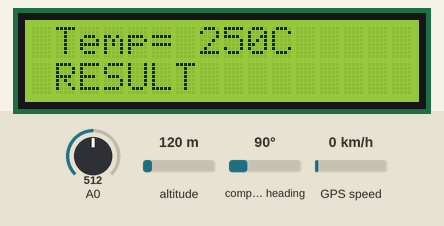
A sketch run on a simulated Arduino Uno, built with avr-gcc and run on an emulated ATmega328P. Parts: 16×2 character LCD. The inputs (shaded band) are chosen by the test bench; at power-on: A0 = 512, altitude 120 m, compass heading 90°, GPS speed 0 km/h. The GPS gets a fix after 3 s at 37.7749, -122.4194 with 8 satellites; what the sketch prints to the serial monitor is not drawn.

Above: at 1.7 s.
1.8 s: A0 set to 716
At 3.3 s:
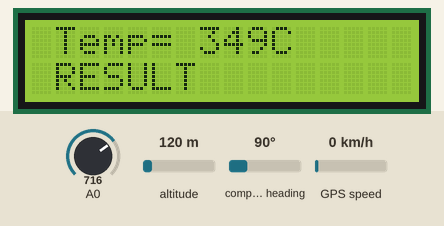
3.6 s: A0 set to 992
At 5.3 s:
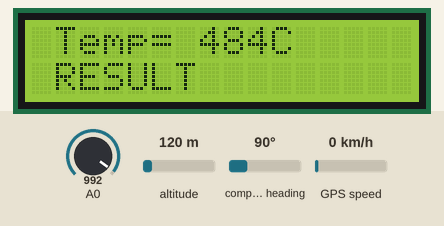
5.6 s: A0 set to 1010
At 7.2 s:
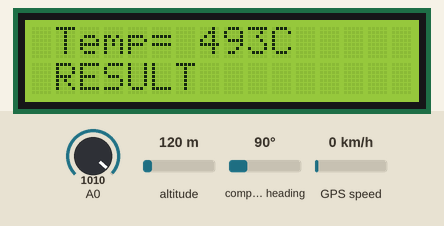
Timing chart, 0 to 8.7 s (numbered marks = the images above; inputs shaded):
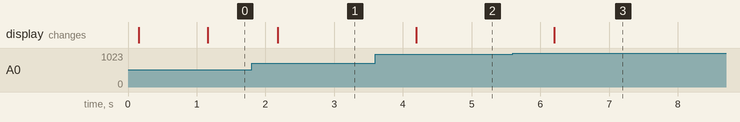

Measured:
- after the input at 1.8 s, the display: changes after 0.38 s (image 1)
- after the input at 3.6 s, the display: changes after 0.60 s (image 2)
- after the input at 5.6 s, the display: changes after 0.60 s (image 3)

The sketch:

MiniproStimulation.ino
```cpp
#include <TinyGPS.h>
#include "LiquidCrystal.h"

LiquidCrystal lcd(7, 6, 5, 4, 3, 2);


TinyGPS gps;  //Creates a new instance of the TinyGPS object


void setup()
{
  Serial.begin(9600);
  Serial.print("Branch : Telecommunication Engineering  "); Serial.println(TinyGPS::library_version());
  Serial.println("Testing GPS");
  Serial.println("Under the Guidance of Dr Prashanth CR sir ");
  Serial.println("Designed by : Deepika, Jagruth, Jayshree, Rachana ");
  Serial.println();

  lcd.begin(16,2);
  lcd.setCursor(1,0);
  lcd.print("Temp= ");
  lcd.setCursor(10,0);
  lcd.print("C");
  lcd.setCursor(1,1);
lcd.print("RESULT");
}

void loop()
{
  bool newData = false;
  unsigned long chars;
  unsigned short sentences, failed;

  // For one second we parse GPS data and report some key values
  for (unsigned long start = millis(); millis() - start < 1000;)
  {
    while (Serial.available())
    {
      char c = Serial.read();
      //Serial.print(c);
      if (gps.encode(c))
        newData = true;
    }
  }

  if (newData)      //If newData is true
  {
    float flat, flon;
    unsigned long age;
    gps.f_get_position(&flat, &flon, &age);
    Serial.print("Latitude = ");
    Serial.print(flat == TinyGPS::GPS_INVALID_F_ANGLE ? 0.0 : flat, 6);
    Serial.print(" Longitude = ");
    Serial.print(flon == TinyGPS::GPS_INVALID_F_ANGLE ? 0.0 : flon, 6);

  }

  Serial.println(failed);
 // if (chars == 0)
   // Serial.println("** No characters received from GPS: check wiring **");

     int Valeur=analogRead(A0);
    int Vout=Valeur*5.0/1023*1000;
    int temp=Vout/10;

    lcd.setCursor(7,0);
    lcd.print(temp);

}
```
